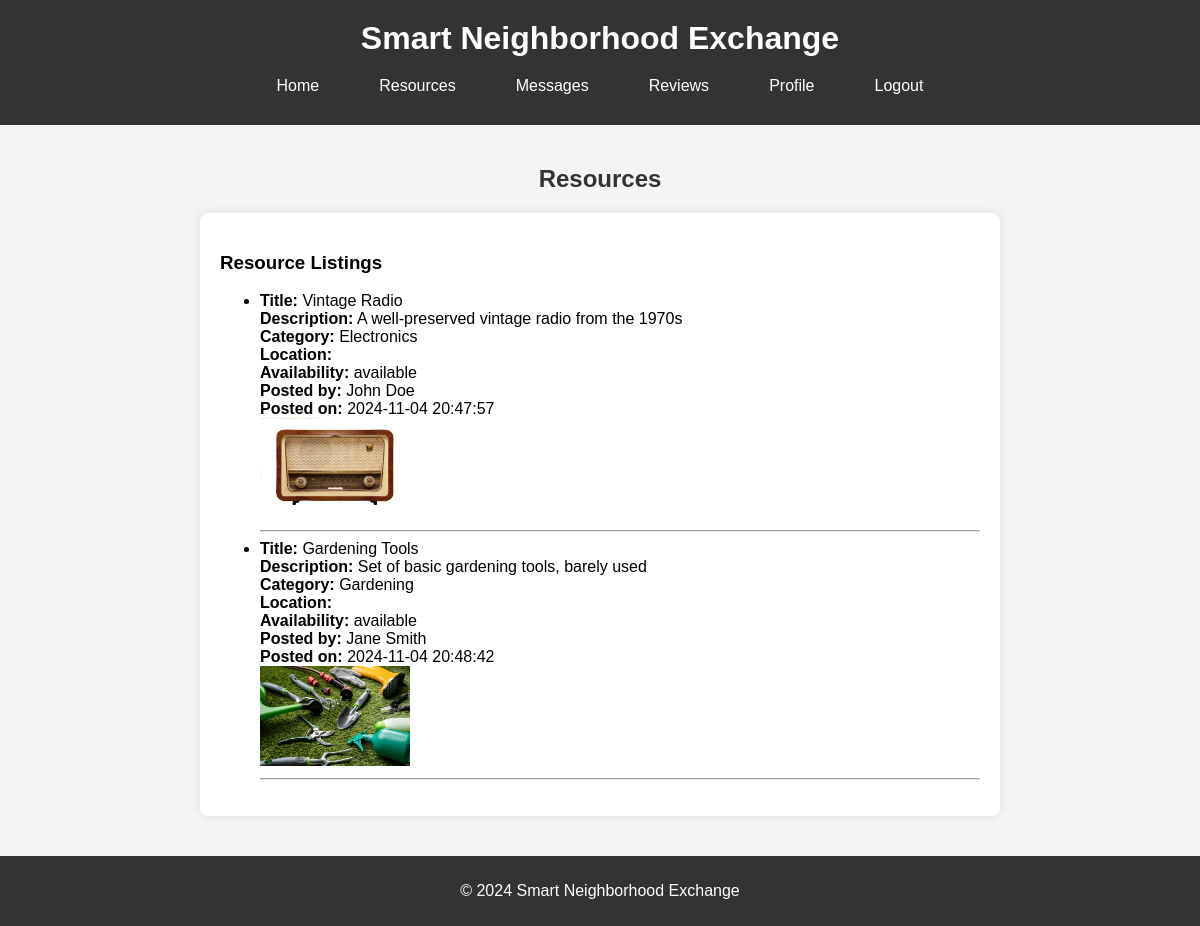
The page /resources (signed in) on the database its author committed.
### tables this page shows
CREATE TABLE Resources (
    resource_id INTEGER PRIMARY KEY AUTOINCREMENT,
    user_id INTEGER,
    title TEXT NOT NULL,
    description TEXT,
    images TEXT,
    category TEXT,
    availability TEXT,
    date_posted TEXT NOT NULL,
    FOREIGN KEY (user_id) REFERENCES Users(user_id)
);

CREATE TABLE Users (
    user_id INTEGER PRIMARY KEY AUTOINCREMENT,
    name TEXT NOT NULL,
    email TEXT NOT NULL UNIQUE,
    password TEXT NOT NULL,
    profile_image TEXT,
    location TEXT
);

### app.py (the view)
@app.route('/resources', methods=['GET'])
def resources():
    conn = get_db_connection()
    category = request.args.get('category', '').strip()
    keywords = request.args.get('keywords', '').strip()
    location = request.args.get('location', '').strip()
    query = '''
        SELECT Resources.*, Users.name AS user_name
        FROM Resources
        JOIN Users ON Resources.user_id = Users.user_id
    '''
    filters = []
    params = []
    if category:
        filters.append("Resources.category LIKE ?")
        params.append(f"%{category}%")
    if keywords:
        filters.append("(Resources.title LIKE ? OR Resources.description LIKE ?)")
        params.extend([f"%{keywords}%", f"%{keywords}%"])
    if location:
        filters.append("Users.location LIKE ?")
        params.append(f"%{location}%")
    if filters:
        query += " WHERE " + " AND ".join(filters)
    resources = conn.execute(query, params).fetchall()
    conn.close()
    return render_template('resources.html', resources=resources)

### app.py (called while the page is built)
def get_db_connection():
    conn = sqlite3.connect('exchange.db')
    conn.row_factory = sqlite3.Row
    return conn

### templates/resources.html (shortened to what this page needs)
{% extends 'layout.html' %}
{% block content_title %}Resources{% endblock %}
{% block content %}
    <h3>Resource Listings</h3>
    <ul>
        {% for resource in resources %}
            <li>
                <strong>Title:</strong> {{ resource['title'] }}<br>
                <strong>Description:</strong> {{ resource['description'] }}<br>
                <strong>Category:</strong> {{ resource['category'] }}<br>
                <strong>Location:</strong> {{ resource['location'] }}<br>
                <strong>Availability:</strong> {{ resource['availability'] }}<br>
                <strong>Posted by:</strong> {{ resource['user_name'] }}<br>
                <strong>Posted on:</strong> {{ resource['date_posted'] }}<br>
                {% if resource['images'] %}
                    <img src="{{ url_for('static', filename=resource['images']) }}" alt="Resource Image" width="150">
                {% else %}
                    <p>No image provided</p>
                {% endif %}
            </li>
            <hr>
        {% endfor %}
    </ul>
{% endblock %}

### static/style.css (style rules this page uses)
body { font-family: Arial, sans-serif; margin: 0; padding: 0; background-color: #f4f4f4; }

### rows shown on the page
Resources: title "Vintage Radio", description "A well-preserved vintage radio from the 1970s", category "Electronics", availability "available", user_name "John Doe", date_posted "2024-11-04 20:47:57", images (picture)
Resources: title "Gardening Tools", description "Set of basic gardening tools, barely used", category "Gardening", availability "available", user_name "Jane Smith", date_posted "2024-11-04 20:48:42", images (picture)
